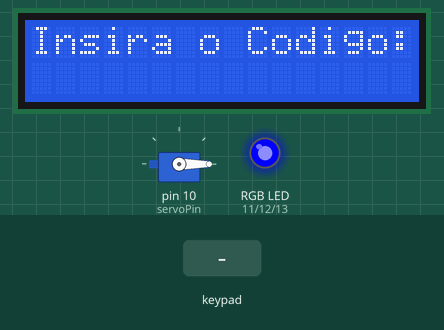
Simulated run of this sketch. Board: Arduino Uno, built with avr-gcc and run on an emulated ATmega328P. Parts: servo, 16×2 character LCD, an RGB LED mixed from three pins (HIGH = lit). The test bench sets the inputs (shaded band).

Above: at 1.2 s.
1.3 s: keypad keys 2 3 4 5 # pressed 0.4 s apart
At 3.6 s:
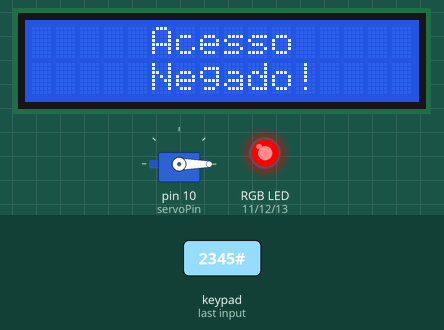
6.3 s: key 'A' pressed
At 6.9 s:
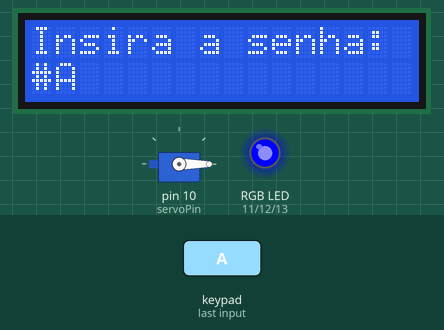
7.8 s: key 'B' pressed
At 8.2 s:
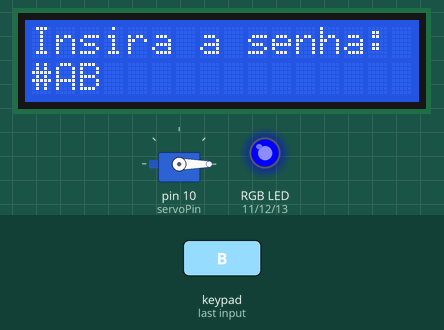
9.3 s: keypad keys 1 2 3 4 * pressed 0.4 s apart
At 12.8 s:
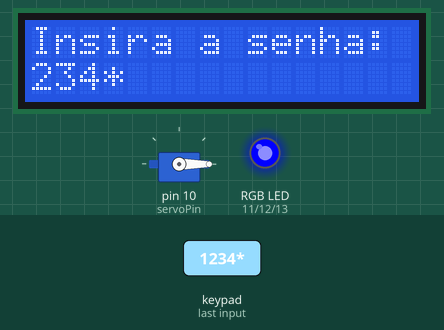
14.3 s: keypad keys 1 2 3 4 pressed 0.4 s apart
At 17.2 s:
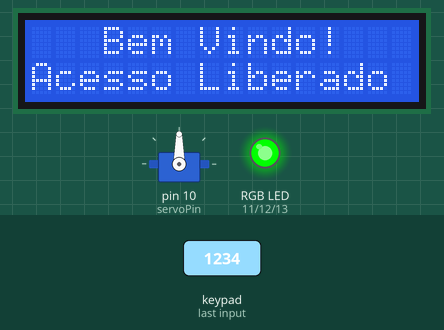
17.5 s: key 'C' pressed
At 21.3 s:
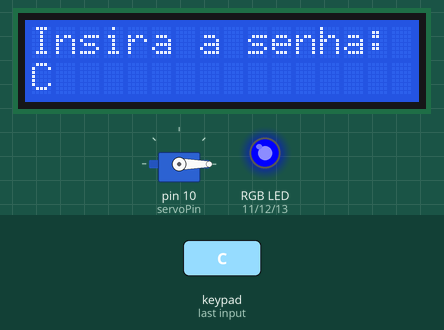
Timing chart, 0 to 21.5 s (numbered marks = the images above; inputs shaded):
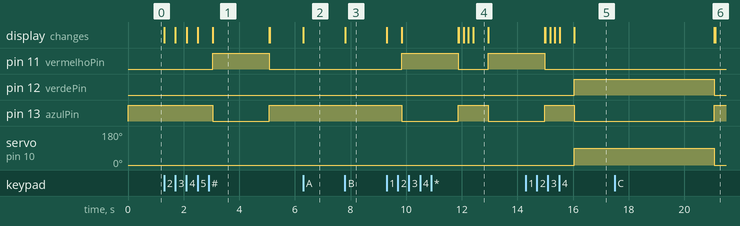

The sketch:

main.ino
```cpp
// Inclusão das Bibliotecas
#include <Keypad.h> // Permite a leitura do teclado 4x4.
#include <Servo.h> // Controla o servo motor.
#include <Adafruit_LiquidCrystal.h> // Controla o display LCD.

// Configurações do LCD
Adafruit_LiquidCrystal lcd(0);  // Cria um objeto para o LCD, o 0 sendo a porta de comunicação I2C do Tinkercad

// Configurações do teclado 4x4
const byte LINHAS = 4; // Define o número de linhas no teclado 4x4 (total de 4 linhas)
const byte COLUNAS = 4; // Define o número de colunas no teclado 4x4 (total de 4 colunas)

// Mapeamento das teclas do teclado 4x4
// Cada elemento do array 'teclas' corresponde ao valor de uma tecla no teclado
char teclas[LINHAS][COLUNAS] = {
  {'1','2','3','A'}, // Primeira linha do teclado
  {'4','5','6','B'}, // Segunda linha do teclado
  {'7','8','9','C'}, // Terceira linha do teclado
  {'*','0','#','D'}  // Quarta linha do teclado
};

// Pinos do Arduino conectados às linhas do teclado
// Cada valor no array 'pinosLinhas' corresponde ao pino do Arduino que controla uma linha do teclado
byte pinosLinhas[LINHAS] = {2, 3, 4, 5}; // Linhas do teclado conectadas aos pinos 2, 3, 4 e 5 do Arduino

// Pinos do Arduino conectados às colunas do teclado
// Cada valor no array 'pinosColunas' corresponde ao pino do Arduino que controla uma coluna do teclado
byte pinosColunas[COLUNAS] = {6, 7, 8, 9}; // Colunas do teclado conectadas aos pinos 6, 7, 8 e 9 do Arduino

// Cria um objeto 'Keypad' que usa o mapeamento das teclas e os pinos definidos
// A função 'makeKeymap(teclas)' converte o array 'teclas' em um formato que a biblioteca Keypad pode usar
Keypad keypad = Keypad(makeKeymap(teclas), pinosLinhas, pinosColunas, LINHAS, COLUNAS); // Inicializa o teclado e permite a leitura das teclas pressionadas

// Configuração do Servo Motor
Servo meuServo; // Cria um objeto servo
const int servoPin = 10; // Define o pino do Arduino ao qual o servo motor está conectado

// Definição dos pinos conectados ao LED RGB
const int vermelhoPin = 11;
const int verdePin = 12;
const int azulPin = 13;

// Definição do código de acesso
String senha = "1234"; // Código de acesso correto
String codigoEntrada = ""; // Código inserido pelo usuário

void setup() {
  meuServo.attach(servoPin); // Conecta o servo ao pino definido
  meuServo.write(0); // Define a posição inicial do servo (tranca fechada)

  // Define os pinos do LED RGB como saída
  pinMode(vermelhoPin, OUTPUT);
  pinMode(verdePin, OUTPUT);
  pinMode(azulPin, OUTPUT);

  // Configura o LED RGB para a cor azul (modo de espera)
  ledRGB(0, 0, 255);

  lcd.begin(16, 2); // Inicializa o LCD com 16 colunas e 2 linhas
  lcd.print("Insira o Codigo:"); // Exibe mensagem no LCD
}

// Loop principal
void loop() {
  char tecla = keypad.getKey(); // Lê a tecla pressionada no teclado e salva na variável "tecla"

  if (tecla) { // Se a variável "tecla" contiver um valor (ou seja, uma tecla foi pressionada)
    lcd.setCursor(codigoEntrada.length(), 1); // Posiciona o cursor na linha 1 e coluna correspondente ao comprimento do código digitado
    lcd.print(tecla); // Exibe a tecla pressionada no LCD
    codigoEntrada += tecla; // Concatena a tecla pressionada ao código inserido

    if (codigoEntrada.length() == senha.length()) { // Verifica se o código inserido tem o mesmo comprimento que o código correto
      delay(500); // Pequena pausa para estabilização

      if (codigoEntrada == senha) { // Se o código inserido corresponder à senha correta
        lcd.clear(); // Limpa a tela do LCD
        lcd.setCursor(0, 0); // Define o cursor para a primeira posição da primeira linha
        lcd.print("   Bem Vindo!   "); // Exibe mensagem de boas-vindas
        lcd.setCursor(0, 1); // Define o cursor para a primeira posição da segunda linha
        lcd.print("Acesso Liberado "); // Exibe mensagem de acesso liberado
        meuServo.write(90); // Comanda o servo motor para abrir a tranca

        // Configura o LED RGB para a cor verde
        ledRGB(0, 255, 0);

        delay(5000); // Mantém o acesso liberado por 5 segundos
        meuServo.write(0); // Fecha a tranca
      } else { // Se o código inserido estiver incorreto
        lcd.clear(); // Limpa a tela do LCD
        lcd.setCursor(0, 0); // Define o cursor para a primeira posição da primeira linha
        lcd.print("     Acesso     "); // Exibe mensagem de acesso negado
        lcd.setCursor(0, 1); // Define o cursor para a primeira posição da segunda linha
        lcd.print("     Negado!    "); // Exibe mensagem de acesso negado

        // Configura o LED RGB para a cor vermelha
        ledRGB(255, 0, 0);

        delay(2000); // Exibe a mensagem de acesso negado por 2 segundos
      }

      lcd.clear(); // Limpa a tela do LCD
      lcd.setCursor(0, 0); // Define o cursor para a primeira posição da primeira linha
      lcd.print("Insira a senha: "); // Solicita a entrada do código novamente

      // Reseta o código inserido e volta para o modo de espera
      codigoEntrada = ""; // Limpa o código inserido
      lcd.setCursor(0, 1); // Define o cursor para a primeira posição da segunda linha
      lcd.print("                "); // Limpa a linha

      // Configura o LED RGB para a cor azul (modo de espera)
      ledRGB(0, 0, 255);
    }
  }
}

// Função para alterar a cor do LED RGB
void ledRGB(int vermelhoValue, int verdeValue, int azulValue) {
  // Ajusta a intensidade do LED enviando um valor PWM (Modulação de Largura de Pulso) para os pinos correspondentes
  analogWrite(vermelhoPin, vermelhoValue);
  analogWrite(verdePin, verdeValue);
  analogWrite(azulPin, azulValue);
}
```

Measured:
- after the input at 1.3 s, pin 11 (vermelhoPin): LOW → HIGH after 1.7 s, → LOW 2.0 s later; pin 13 (azulPin): HIGH → LOW after 1.7 s, → HIGH 2.0 s later; the display: first changes at once (image 1 shows a later state)
- after the input at 6.3 s, the display: changes at once (image 2)
- after the input at 7.8 s, the display: changes at once (image 3)
- after the input at 9.3 s, pin 11 (vermelhoPin): LOW → HIGH after 0.54 s, → LOW 2.0 s later, → HIGH 1.1 s later; pin 13 (azulPin): HIGH → LOW after 0.54 s, → HIGH 2.0 s later, → LOW 1.1 s later; the display: first changes at once (image 4 shows a later state)
- after the input at 14.3 s, pin 12 (verdePin): LOW → HIGH after 1.8 s; servo on pin 10 (servoPin): 0° → 90° after 1.8 s; the display: first differs from a run without the input after 0.70 s (image 5 shows a later state)
- after the input at 17.5 s, the display: first differs from a run without the input after 3.6 s (image 6)
- what the display in image 1 shows lasts 2.1 s, from 3.0 s to 5.1 s
